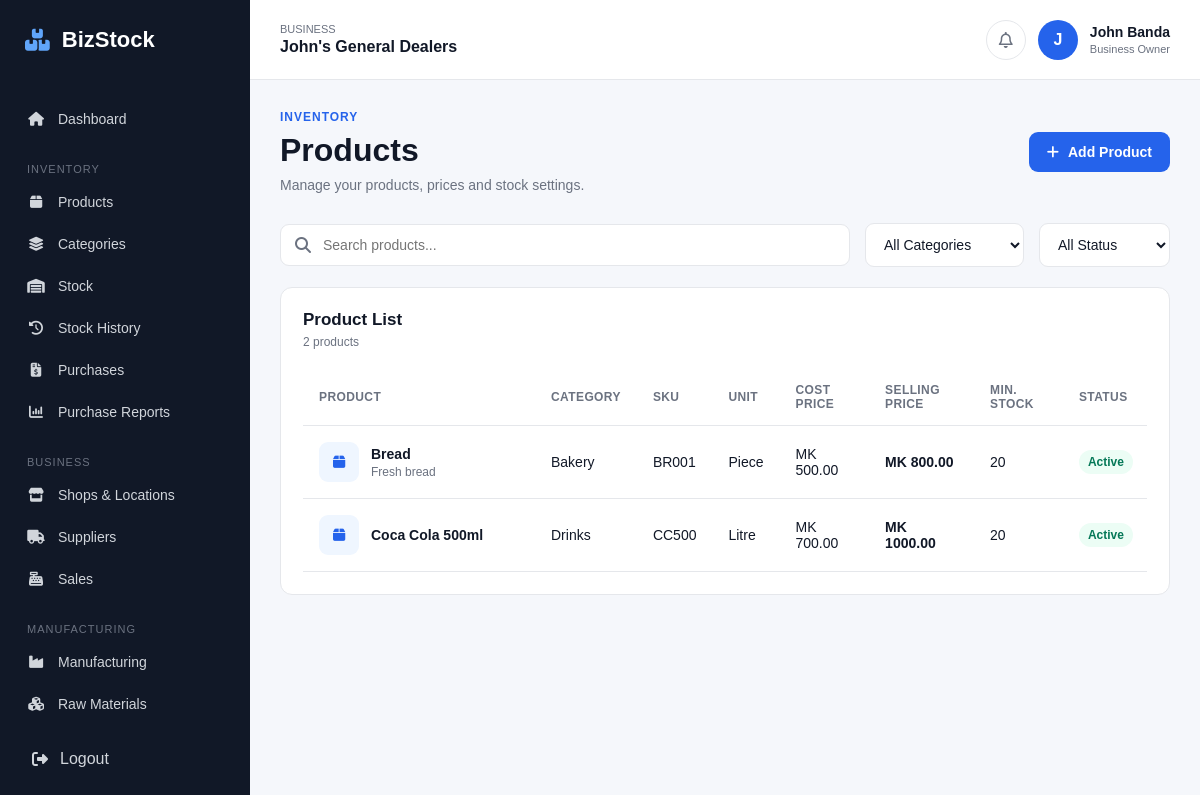
/inventory/products/ (signed in), run on the app's committed database.
### accounts/models.py (models this page shows, shortened)
class UserProfile(models.Model):
    user = models.OneToOneField(
        User,
        on_delete=models.CASCADE
    )
    business = models.ForeignKey(
        Business,
        on_delete=models.CASCADE,
        related_name='users'
    )

### businesses/models.py (models this page shows, shortened)
class Business(models.Model):
    BUSINESS_TYPES = [
        ('retail', 'Retail'),
        ('manufacturing', 'Manufacturing'),
        ('both', 'Retail & Manufacturing'),
    ]
    CURRENCY_CHOICES = [
    ('MWK', 'Malawian Kwacha (MWK)'),
    ('USD', 'US Dollar (USD)'),
    ('GBP', 'British Pound (GBP)'),
    ('ZAR', 'South African Rand (ZAR)'),
    ('EUR', 'Euro (EUR)'),
    ('KES', 'Kenyan Shilling (KES)'),
    ('TZS', 'Tanzanian Shilling (TZS)'),
    ('ZMW', 'Zambian Kwacha (ZMW)'),
    ]
    name = models.CharField(max_length=200)
    business_type = models.CharField(
        max_length=20,
        choices=BUSINESS_TYPES
    )
    email = models.EmailField(blank=True)
    phone = models.CharField(max_length=30, blank=True)
    address = models.TextField(blank=True)
    logo = models.ImageField(upload_to='business_logos/', blank=True, null=True)
    currency = models.CharField(max_length=3, choices=CURRENCY_CHOICES, default='MWK')
    created_at = models.DateTimeField(auto_now_add=True)

### inventory/models.py (models this page shows, shortened)
class Product(models.Model):
    UNIT_CHOICES = [
        ('piece', 'Piece'),
        ('kg', 'Kilogram'),
        ('g', 'Gram'),
        ('litre', 'Litre'),
        ('ml', 'Millilitre'),
        ('box', 'Box'),
        ('pack', 'Pack'),
        ('dozen', 'Dozen'),
    ]
    business = models.ForeignKey(
        Business,
        on_delete=models.CASCADE,
        related_name='products'
    )
    category = models.ForeignKey(
        Category,
        on_delete=models.SET_NULL,
        null=True,
        blank=True,
        related_name='products'
    )
    name = models.CharField(max_length=200)
    sku = models.CharField(
        max_length=100,
        blank=True
    )
    description = models.TextField(
        blank=True
    )
    unit = models.CharField(
        max_length=20,
        choices=UNIT_CHOICES,
        default='piece'
    )
    cost_price = models.DecimalField(
        max_digits=12,
        decimal_places=2,
        default=0
    )
    selling_price = models.DecimalField(
        max_digits=12,
        decimal_places=2,
        default=0
    )
    minimum_stock = models.DecimalField(
        max_digits=12,
        decimal_places=2,
        default=0
    )
    is_active = models.BooleanField(
        default=True
    )
    created_at = models.DateTimeField(
        auto_now_add=True
    )
    updated_at = models.DateTimeField(
        auto_now=True
    )
    class Meta:
        ordering = ['name']

class Category(models.Model):
    business = models.ForeignKey(
        Business,
        on_delete=models.CASCADE,
        related_name='categories'
    )
    name = models.CharField(max_length=100)
    created_at = models.DateTimeField(auto_now_add=True)
    class Meta:
        verbose_name_plural = 'Categories'
        ordering = ['name']

### inventory/views.py (the view)
# urls.py: path('products/', views.product_list, name='product_list'),
@login_required
def product_list(request):
    business = request.user.userprofile.business
    products = Product.objects.filter(
        business=business
    ).select_related('category')
    categories = Category.objects.filter(
        business=business
    )
    context = {
        'products': products,
        'categories': categories,
    }
    return render(
        request,
        'inventory/product_list.html',
        context
    )

### templates/inventory/product_list.html (shortened to what this page needs)
{% extends 'base.html' %}
{% block content %}
<div class="page-header">
    <div>
        <p class="page-label">INVENTORY</p>
        <h1>Products</h1>
        <p class="page-description">
            Manage your products, prices and stock settings.
        </p>
    </div>
    <a href="{% url 'product_create' %}" class="primary-button">
        <i class="fa-solid fa-plus"></i>
        Add Product
    </a>
</div>
<div class="inventory-toolbar">
    <div class="search-box">
        <i class="fa-solid fa-magnifying-glass"></i>
        <input
            type="text"
            placeholder="Search products..."
        >
    </div>
    <select class="filter-select">
        <option value="">All Categories</option>
    </select>
    <select class="filter-select">
        <option value="">All Status</option>
    </select>
</div>
<div class="dashboard-panel">
    <div class="panel-header">
        <div>
            <h2>Product List</h2>
            <p>
                {{ products|length }} product{{ products|length|pluralize }}
            </p>
        </div>
    </div>
    {% if products %}
        <div class="table-container">
            <table class="data-table">
                <thead>
                    <tr>
                        <th>Product</th>
                        <th>Category</th>
                        <th>SKU</th>
                        <th>Unit</th>
                        <th>Cost Price</th>
                        <th>Selling Price</th>
                        <th>Min. Stock</th>
                        <th>Status</th>
                    </tr>
                </thead>
                <tbody>
                    {% for product in products %}
                        <tr>
                            <td>
                                <div class="product-name">
                                    <div class="product-icon">
                                        <i class="fa-solid fa-box"></i>
                                    </div>
                                    <div>
                                        <strong>
                                            {{ product.name }}
                                        </strong>
                                        {% if product.description %}
                                            <small>
                                                {{ product.description|truncatechars:40 }}
                                            </small>
                                        {% endif %}
                                    </div>
                                </div>
                            </td>
                            <td>
                                {% if product.category %}
                                    {{ product.category.name }}
                                {% else %}
                                    <span class="muted">
                                        Uncategorized
                                    </span>
                                {% endif %}
                            </td>
                            <td>
                                {{ product.sku|default:"—" }}
                            </td>
                            <td>
                                {{ product.get_unit_display }}
                            </td>
                            <td>
                                MK {{ product.cost_price|floatformat:2 }}
                            </td>
                            <td>
                                <strong>
                                    MK {{ product.selling_price|floatformat:2 }}
                                </strong>
                            </td>
                            <td>
                                {{ product.minimum_stock|floatformat:0 }}
                            </td>
                            <td>
                                {% if product.is_active %}
                                    <span class="status-badge active">
                                        Active
                                    </span>
                                {% else %}
                                    <span class="status-badge inactive">
                                        Inactive
                                    </span>
                                {% endif %}
                            </td>
                        </tr>
                    {% endfor %}
                </tbody>
            </table>
        </div>
    {% endif %}
</div>
{% endblock %}

### templates/base.html (shortened to what this page needs)
{% load static %}
<!DOCTYPE html>
<html lang="en">
<head>
    <link
        rel="stylesheet"
        href="{% static 'css/style.css' %}"
    >
    <link
        rel="stylesheet"
        href="https://cdnjs.cloudflare.com/ajax/libs/font-awesome/6.5.2/css/all.min.css"
    >
</head>
<body>
    <div class="app">
        <aside class="sidebar" id="sidebar">
            <div class="logo">
                <i class="fa-solid fa-boxes-stacked"></i>
                <span>BizStock</span>
            </div>
            <nav class="sidebar-nav">
                <a href="{% url 'dashboard' %}" class="nav-link">
                    <i class="fa-solid fa-house"></i>
                    <span>Dashboard</span>
                </a>
                <div class="nav-section">
                    <p>Inventory</p>
                    <a href="{% url 'product_list' %}" class="nav-link">
                        <i class="fa-solid fa-box"></i>
                        <span>Products</span>
                    </a>
                    <a href="{% url 'category_list' %}" class="nav-link">
                        <i class="fa-solid fa-layer-group"></i>
                        <span>Categories</span>
                    </a>
                    <a href="{% url 'stock_list' %}" class="nav-link">
                        <i class="fa-solid fa-warehouse"></i>
                        <span>Stock</span>
                    </a>
                    <a href="{% url 'movement_list' %}" class="nav-link">
                        <i class="fa-solid fa-clock-rotate-left"></i>
                        <span>Stock History</span>
                    </a>
                    <a href="{% url 'purchase_list' %}" class="nav-link">
                        <i class="fa-solid fa-file-invoice-dollar"></i>
                        <span>Purchases</span>
                    </a>
                    <a href="{% url 'purchase_reports' %}" class="nav-link">
                        <i class="fa-solid fa-chart-column"></i>
                        <span>Purchase Reports</span>
                    </a>
                </div>
                <div class="nav-section">
                    <p>Business</p>
                    <a href="{% url 'location_list' %}" class="nav-link">
                        <i class="fa-solid fa-store"></i>
                        <span>Shops & Locations</span>
                    </a>
                    <a href="{% url 'supplier_list' %}" class="nav-link">
                        <i class="fa-solid fa-truck"></i>
                        <span>Suppliers</span>
                    </a>
                    <a href="{% url 'sale_list' %}" class="nav-link">
                        <i class="fa-solid fa-cash-register"></i>
                        <span>Sales</span>
                    </a>
                </div>
                <div class="nav-section">
                    <p>Manufacturing</p>
                    <a href="#" class="nav-link">
                        <i class="fa-solid fa-industry"></i>
                        <span>Manufacturing</span>
                    </a>
                    <a href="#" class="nav-link">
                        <i class="fa-solid fa-cubes"></i>
                        <span>Raw Materials</span>
                    </a>
                </div>
            </nav>
            <div class="sidebar-bottom">
                <a href="{% url 'logout' %}" class="logout-link">
                    <i class="fa-solid fa-right-from-bracket"></i>
                    <span>Logout</span>
                </a>
            </div>
        </aside>
        <main class="main-content">
            <header class="topbar">
                <div class="topbar-business">
                    <span class="business-label">
                        Business
                    </span>
                    <strong>
                        {{ request.user.userprofile.business.name }}
                    </strong>
                </div>
                <div class="topbar-user">
                    <div class="notification">
                        <i class="fa-regular fa-bell"></i>
                    </div>
                    <div class="user-avatar">
                        {{ request.user.first_name|first|upper }}
                    </div>
                    <div class="user-info">
                        <strong>
                            {{ request.user.first_name }}
                            {{ request.user.last_name }}
                        </strong>
                        <span>
                            Business Owner
                        </span>
                    </div>
                </div>
            </header>
            <section class="page-content">
                {% block content %}
                {% endblock %}
            </section>
        </main>
    </div>
</body>
</html>

### data on the page
Product: name "Bread", description "Fresh bread", category.name "Bakery", sku "BR001", unit "Piece", cost_price "500.00", selling_price "800.00", minimum_stock "20", is_active "Active"
Product: name "Coca Cola 500ml", category.name "Drinks", sku "CC500", unit "Litre", cost_price "700.00", selling_price "1000.00", minimum_stock "20", is_active "Active"

### other printed values
{{ request.user.userprofile.business.name }} "John's General Dealers"
{{ request.user.first_name|first|upper }} "J"
{{ request.user.first_name }} "John"
{{ request.user.last_name }} "Banda"
{{ products|length }} "2"
